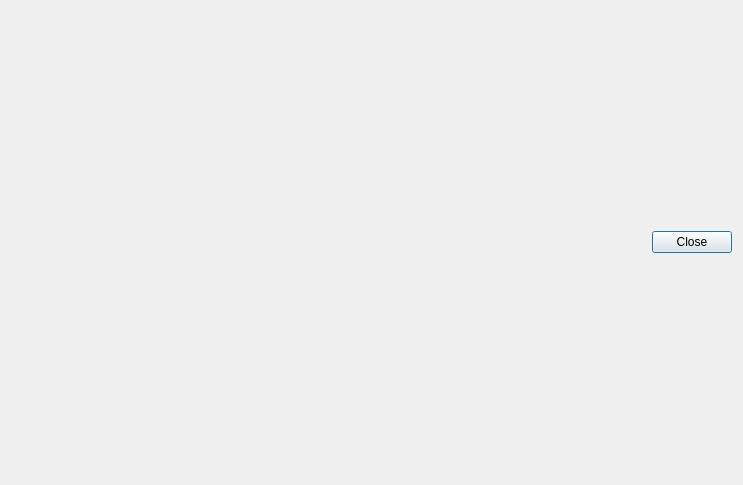
<?xml version="1.0" encoding="UTF-8"?>
<ui version="4.0">
 <class>TransactionDescDialog</class>
 <widget class="QDialog" name="TransactionDescDialog">
  <property name="geometry">
   <rect>
    <x>0</x>
    <y>0</y>
    <width>743</width>
    <height>485</height>
   </rect>
  </property>
  <property name="windowTitle">
   <string>Transaction details</string>
  </property>
  <layout class="QVBoxLayout" name="verticalLayout">
   <item>
    <widget class="QDialogButtonBox" name="buttonBox">
     <property name="orientation">
      <enum>Qt::Horizontal</enum>
     </property>
     <property name="standardButtons">
      <set>QDialogButtonBox::Close</set>
     </property>
    </widget>
   </item>
  </layout>
 </widget>
 <resources/>
 <connections>
  <connection>
   <sender>buttonBox</sender>
   <signal>accepted()</signal>
   <receiver>TransactionDescDialog</receiver>
   <slot>accept()</slot>
   <hints>
    <hint type="sourcelabel">
     <x>20</x>
     <y>20</y>
    </hint>
    <hint type="destinationlabel">
     <x>20</x>
     <y>20</y>
    </hint>
   </hints>
  </connection>
  <connection>
   <sender>buttonBox</sender>
   <signal>rejected()</signal>
   <receiver>TransactionDescDialog</receiver>
   <slot>reject()</slot>
   <hints>
    <hint type="sourcelabel">
     <x>20</x>
     <y>20</y>
    </hint>
    <hint type="destinationlabel">
     <x>20</x>
     <y>20</y>
    </hint>
   </hints>
  </connection>
 </connections>
</ui>
